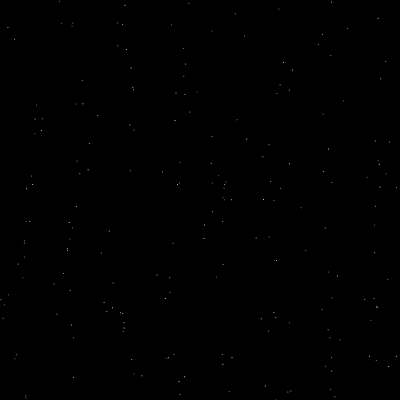
Frame 1 (no input)
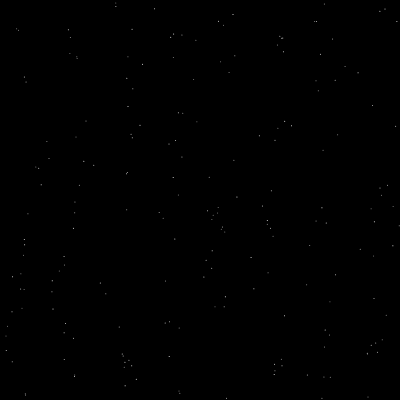
Frame 60 (no input)
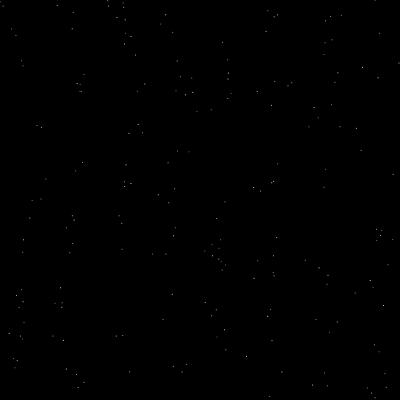
Frame 120 (the mouse pressed at the canvas centre since frame 60)

The p5.js sketch that drew these frames (run headless with seeded random() and noise() and a simulated clock; from frame 60 on, the mouse is pressed at the canvas centre):

// p5.js sketch
// ── sketch.js
/* ungolfed version of https://x.com/azeemstweet/status/2012565871604924760 */

let points = [];

function setup() {
  createCanvas(400, 400);
  
  // Convenience refs
  let R = random;
  let w = width;

  // Build the array of point objects
  for (let band = 0; band < 9; band++) {
    for (let i = 0; i < 25; i++) {
      points.push({
        c: band * 50 + 25,      // base x position column
        o: i - 25,              // offset for horizontal jitter
        v: R(0.5, 1),           // velocity / brightness factor
        t: R(PI * band / 4),     // phase offset
        y: R(height)            // y
      });
    }
  }
}

function draw() {
  background(0);

  for (let p of points) {
    stroke(p.v * 255);

    // Horizontal wobble
    let x = p.c + p.o * cos(p.y * 0.02 + p.t);

    // Draw
    point(x, p.y);

    // Move down
    p.y += p.v;

    // Wrap to top
    if (p.y > height) {
      p.y = 0;
    }
  }
}
